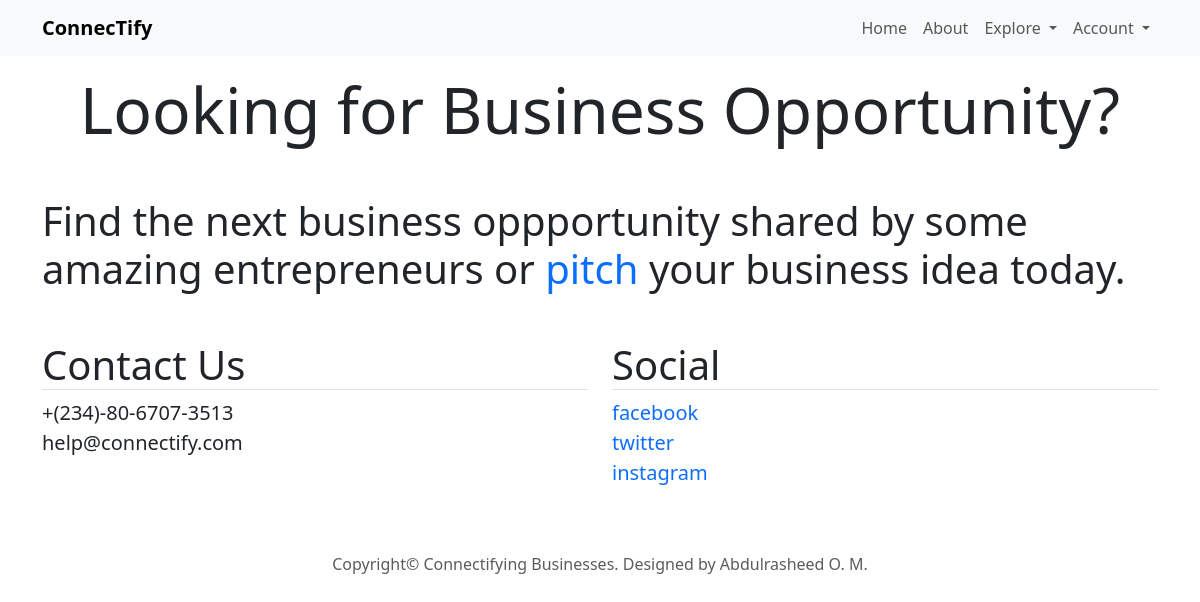
/business, run on an earlier commit of the app's database.
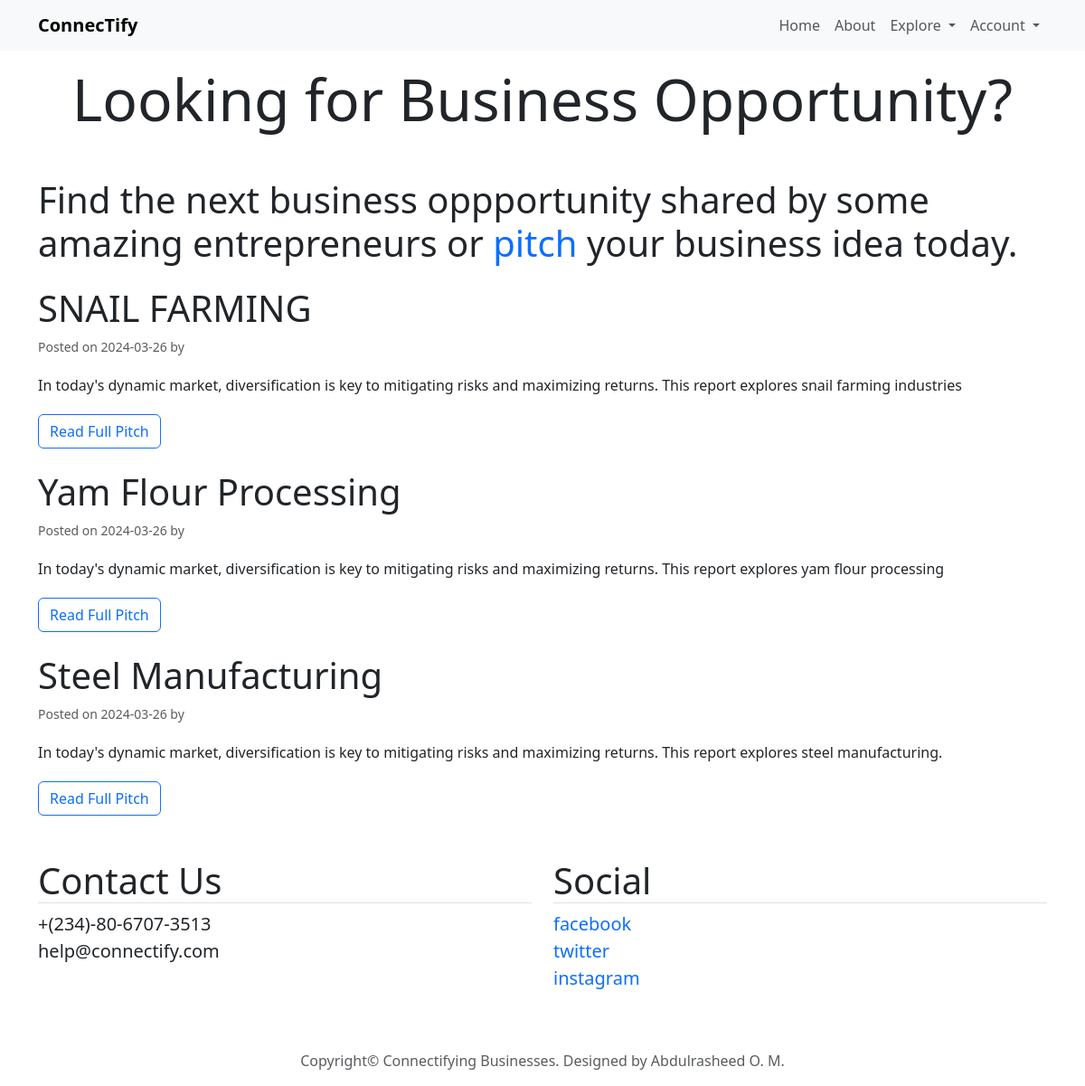
And on a later commit of the database.
### connectify/models.py (models this page shows, shortened)
class Post(db.Model):
    id = db.Column(db.Integer, primary_key=True)
    title = db.Column(db.Text, nullable=False)
    introduction = db.Column(db.Text, nullable=False)
    problem_statement = db.Column(db.Text, nullable=False)
    solution = db.Column(db.Text, nullable=False)
    market_analysis = db.Column(db.Text, nullable=False)
    financial_projection = db.Column(db.Text, nullable=False)
    user_id = db.Column(db.Integer, db.ForeignKey('user.id'), nullable=False)
    date_posted = db.Column(db.DateTime, nullable=False, default=datetime.utcnow)

### connectify/routes.py (the view)
@app.route('/business', methods=['GET', 'POST'])
def business():
        posts = Post.query.all()
        return render_template('business.html', title='Business', posts=posts)

### connectify/templates/business.html (shortened to what this page needs)
{% extends 'layout.html' %}
{% block content %}
<h1 class="display-3 text-start text-md-center mb-5">Looking for Business Opportunity?</h1>
<h3 class="display-6">Find the next business oppportunity shared by some amazing entrepreneurs or <a
        href="{{ url_for('pitch') }}" class="link text-decoration-none">pitch</a> your business idea today.
</h3>
{% for post in posts %}
<div class="row mt-4">
    <h3 class="display-6">{{ post.title }}</h3>
    <small class="text-muted">Posted on {{ post.date_posted.strftime('%Y-%m-%d') }} by </small>
    <p class="lh-lg mt-3">{{ post.introduction }}</p>
    <div>
        <a href="{{ url_for('post', post_id=post.id) }}" class="btn btn-outline-primary">Read Full Pitch</a>
    </div>
</div>
{% endfor %}
{% endblock content %}

### connectify/templates/layout.html (shortened to what this page needs)
<!doctype html>
<html lang="en">
<head>
    <link href="https://cdn.jsdelivr.net/npm/bootstrap@5.3.3/dist/css/bootstrap.min.css" rel="stylesheet"
>
    <link rel="stylesheet" type="text/css" href="{{ url_for('static', filename='main.css')}}">
    <link rel="stylesheet" href="https://cdn.jsdelivr.net/npm/bootstrap-icons@1.11.3/font/bootstrap-icons.min.css">
</head>
<body>
    <nav class="navbar navbar-expand-lg bg-body-tertiary">
        <div class="container-lg">
            <a class="navbar-brand fw-bold" href="{{ url_for('home') }}">ConnecTify</a>
            <div class="collapse navbar-collapse justify-content-end" id="navbarNav">
                <ul class=" navbar-nav">
                    <li class="nav-item">
                        <a class="nav-link" href="{{ url_for('home') }}">Home</a>
                    </li>
                    <li class="nav-item">
                        <a class="nav-link" href="{{ url_for('about') }}">About</a>
                    </li>
                    <li class="nav-item dropdown">
                        <a class="nav-link dropdown-toggle" href="#" role="button" data-bs-toggle="dropdown"
                            aria-expanded="false">
                            Explore
                        </a>
                    </li>
                    <li class="nav-item dropdown">
                        <a class="nav-link dropdown-toggle" href="#" role="button" data-bs-toggle="dropdown"
                            aria-expanded="false">
                            Account
                        </a>
                </li>
                </ul>
            </div>
        </div>
    </nav>
    <main class="container">
        <div class="row justify-content-center text-center">
        </div>
        {% block content %}
        {% endblock content %}
    </main>
    <div class="container mt-5">
        <aside class="my-5">
            <div class="row justify-content-center">
                <div class="col-md-6">
                    <h5 class="display-6 border-bottom">Contact Us</h5>
                    <ul class="lead list-unstyled">
                        <li>+(234)-80-6707-3513</li>
                        <li>help@connectify.com</li>
                    </ul>
                </div>
                <div class="col-md-6">
                    <h5 class="display-6 border-bottom">Social</h5>
                    <ul class="lead list-unstyled">
                        <li><a href="#" class="text-decoration-none">facebook</a></li>
                        <li><a href="#" class="text-decoration-none">twitter</a></li>
                        <li><a href="#" class="text-decoration-none">instagram</a></li>
                    </ul>
                </div>
            </div>
        </aside>
        <footer>
            <p class="text-center text-muted">
                Copyright&copy; Connectifying Businesses. Designed by Abdulrasheed O. M.</p>
        </footer>
    </div>
</body>
</html>

What changed in the data, as far as the page shows it:
added Post: title "SNAIL FARMING", date_posted "2024-03-26", introduction "In today's dynamic market, diversification is key to mitigating risks and maximizing returns. This report explores snail farming industries"
added Post: title "Yam Flour Processing", date_posted "2024-03-26", introduction "In today's dynamic market, diversification is key to mitigating risks and maximizing returns. This report explores yam flour processing"
added Post: title "Steel Manufacturing", date_posted "2024-03-26", introduction "In today's dynamic market, diversification is key to mitigating risks and maximizing returns. This report explores steel manufacturing."
